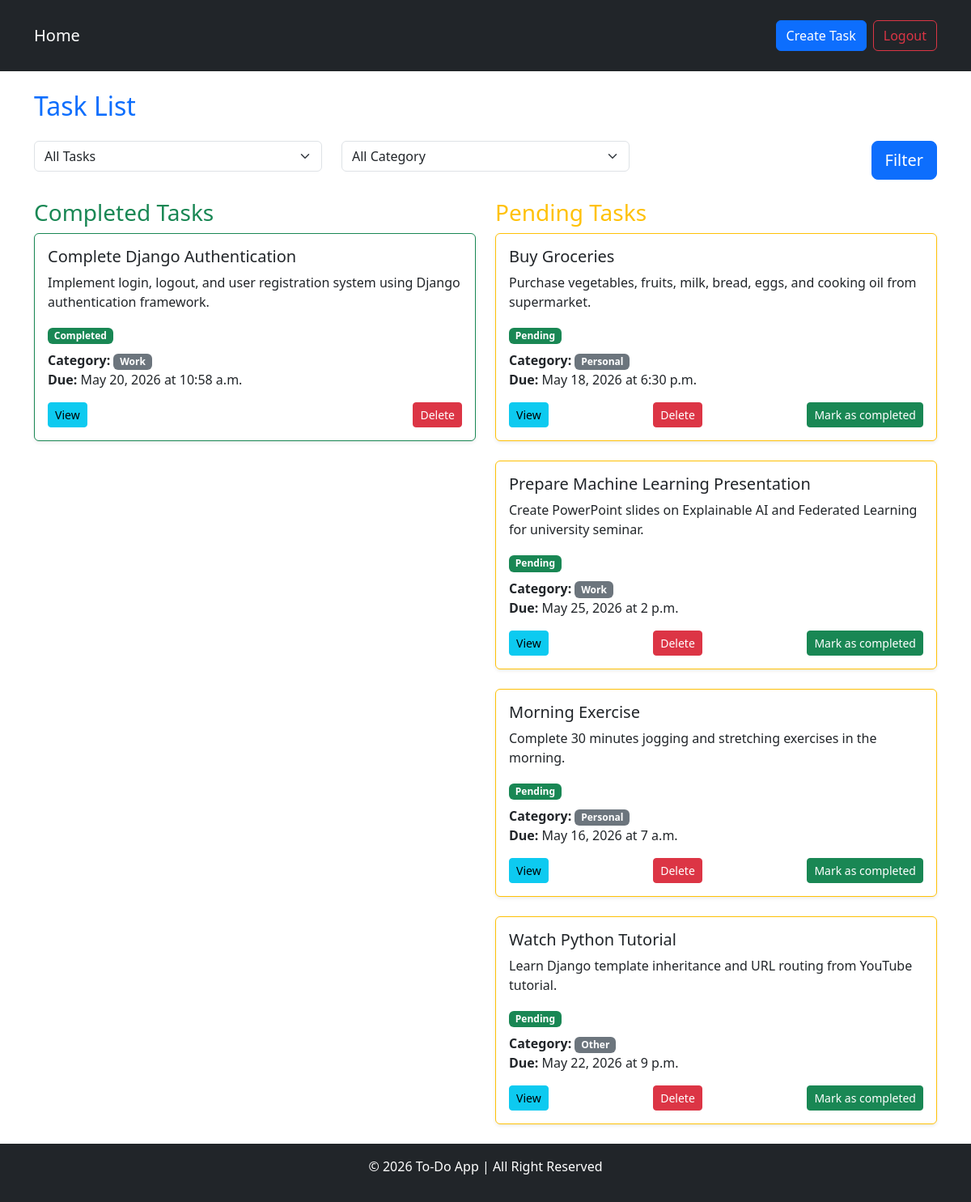
Before: / (signed in) with the older database file.
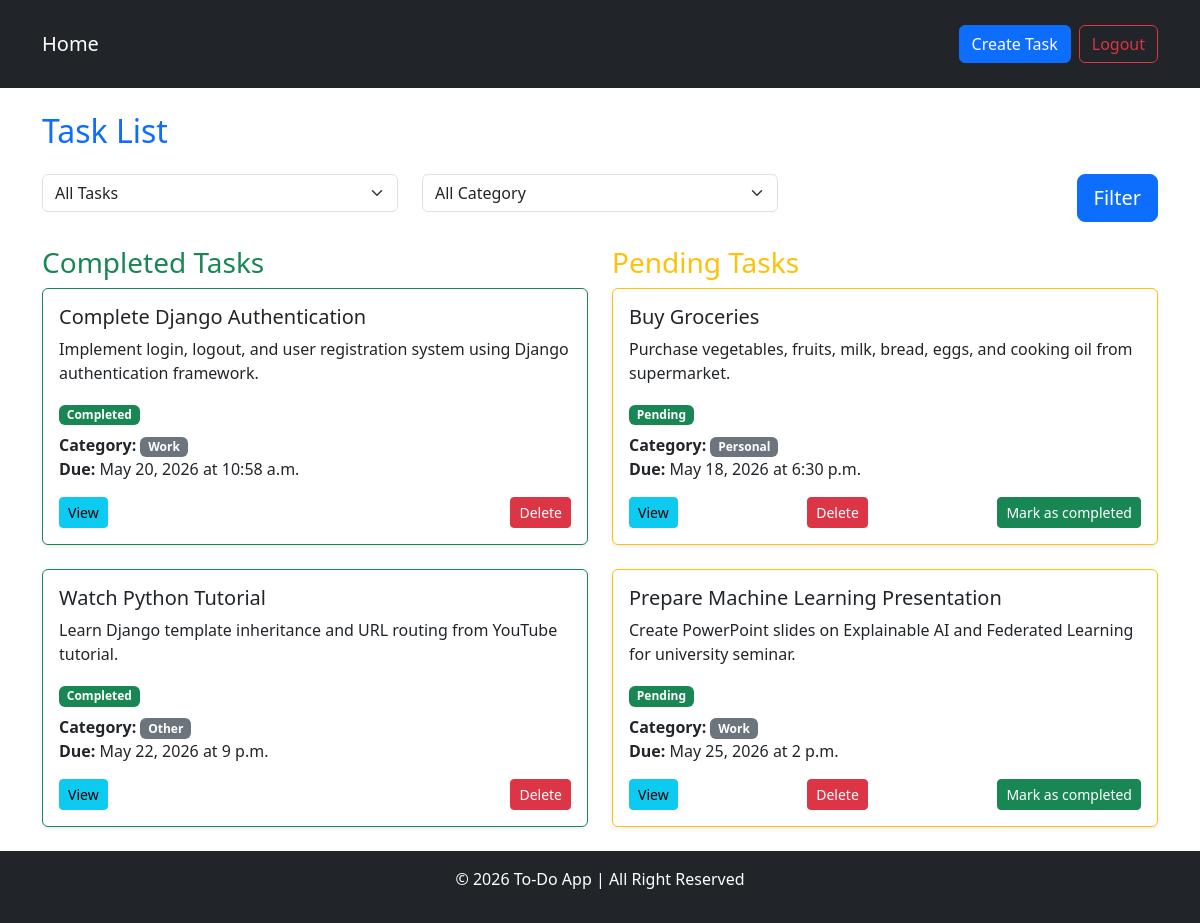
After: the same page with the newer database file.
### task/models.py (models this page shows, shortened)
class Task(models.Model):
    STATUS = [
        ('pending', 'Pending'),
        ('completed', 'Completed')
    ]
    CATEGORY = [
        ('work', 'Work'),
        ('personal', 'Personal'),
        ('other', 'Other')
    ]
    title = models.CharField(max_length=100)
    description = models.TextField()
    due_date = models.DateField()
    due_time = models.TimeField()
    status = models.CharField(max_length=10, choices=STATUS, default='pending')
    category = models.CharField(max_length=10, choices=CATEGORY)
    is_completed = models.BooleanField(default=False)
    user = models.ForeignKey(User, on_delete=models.CASCADE)

### task/views.py (the view)
# urls.py: path('', views.task_list, name='task_list'),
@login_required
def task_list(request):
    status_filter = request.GET.get('status', 'all')
    category_filter = request.GET.get('category', 'all')
    tasks = Task.objects.filter(user = request.user)
    if status_filter != 'all':
        tasks = tasks.filter(is_completed=(status_filter=='completed'))
    if category_filter != 'all':
        tasks = tasks.filter(category=category_filter)
    completed_tasks = tasks.filter(is_completed = True)
    pending_tasks = tasks.filter(is_completed = False)
    return render(request, 'task_list.html', {
        'completed_tasks' : completed_tasks,
        'pending_tasks' : pending_tasks,
        'status_filter' : status_filter,
        'category_filter' : category_filter,
    })

### task/templates/task_list.html (shortened to what this page needs)
{% extends "base.html" %}
{% block content %}
    <h2 class="mb-4 text-primary">Task List</h2>
    <form method="get" class="mb-4">
        <div class="row">
            <div class="col-md-4">
                <select name="status" class="form-select form-selectlg">
                    <option value="all" {% if status_filter == 'all' %}selected{% endif %}>All Tasks</option>
                </select>
            </div>
            <div class="col-md-4">
                <select name="category" class="form-select form-selectlg">
                    <option value="all" {% if category_filter == 'all' %}selected{% endif %}>All Category</option>
                </select>
            </div>
            <div class="col-md-4 text-end">
                <button type="submit" class="btn btn-primary btn-lg">Filter</button>
            </div>
        </div>
    </form>
    <div class="row">
        <div class="col-md-6">
            <h3 class="text-success">Completed Tasks</h3>
            <div class="card-columns">
                {% for task in completed_tasks  %}
                <div class="card mb-4 shadow-sm border-success">
                    <div class="card-body">
                        <h5 class="card-title">{{ task.title }}</h5>
                        <p class="card-text">{{ task.description|truncatewords:15 }}</p>
                        <span class="badge bg-success mb-2">Completed</span>
                        <p class="card-text">
                            <strong>Category:</strong>
                                    <span class="badge bg-secondary">
                                        {{ task.get_category_display }}
                                    </span><br>
                            <strong>Due:</strong> {{ task.due_date }} at {{ task.due_time }}
                        </p>
                        <div class="d-flex justify-content-between">
                            <a href="{% url 'task_detail' task.id %}" class="btn btn-info btn-sm">View</a>
                            <a href="{% url 'task_delete' task.id %}" class="btn btn-danger btn-sm">Delete</a>
                        </div>
                    </div>
                </div>
                {% endfor %}
            </div>
        </div>
       <div class="col-md-6">
            <h3 class="text-warning">Pending Tasks</h3>
            <div class="card-columns">
                {% for task in pending_tasks  %}
                <div class="card mb-4 shadow-sm border-warning">
                    <div class="card-body">
                        <h5 class="card-title">{{ task.title }}</h5>
                        <p class="card-text">{{ task.description|truncatewords:15 }}</p>
                        <span class="badge bg-success mb-2">Pending</span>
                        <p class="card-text">
                            <strong>Category:</strong> <span class="badge bg-secondary">{{ task.get_category_display }}</span><br>
                            <strong>Due:</strong> {{ task.due_date }} at {{ task.due_time }}
                        </p>
                        <div class="d-flex justify-content-between">
                            <a href="{% url 'task_detail' task.id %}" class="btn btn-info btn-sm">View</a>
                            <a href="{% url 'task_delete' task.id %}" class="btn btn-danger btn-sm">Delete</a>
                            <a href="{% url 'task_mark_completed' task.id %}" class="btn btn-success btn-sm">Mark as completed</a>
                        </div>
                    </div>
                </div>
                {% endfor %}
            </div>
        </div>
    </div>
{% endblock %}

Changed rows visible on the page:
removed Task: title "Morning Exercise", description "Complete 30 minutes jogging and stretching exercises in the morning.", category "Personal", due_date "May 16, 2026", due_time "7 a.m.", shown under "Pending Tasks"
changed Task "Watch Python Tutorial": moves from the list under "Pending Tasks" to the list under "Completed Tasks"
